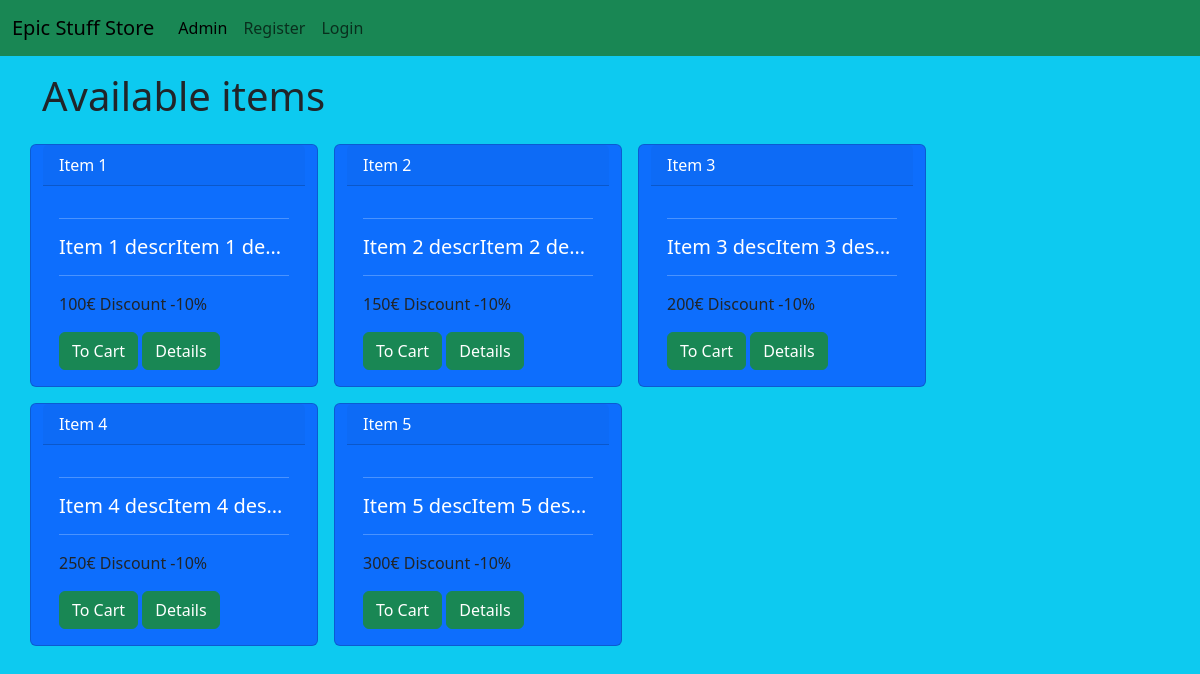
The page / on the database its author committed.
### items/models.py (models this page shows, shortened)
class StoreItem(models.Model):
    title = models.CharField(max_length=50)
    description = models.CharField(max_length=500)
    origin = models.CharField(max_length=20)
    brand = models.CharField(max_length=20)
    category = models.CharField(max_length=20)
    price = models.PositiveIntegerField()
    discount = models.PositiveIntegerField()
    amount_sold = models.PositiveIntegerField()

### items/views.py (the view)
# urls.py: path("", views.home, name="home"),
def home(request):
    items = models.StoreItem.objects.all()
    if request.method == "POST":
        search = request.POST.get("search")
        return render(request, "search_result.html", context={"search": search, "item": items})
    return render(request, "home.html", context={"items": items})

### items/templates/home.html
{% extends "base.html" %}
{% block body %}
  <h1 class="mt-3">Available items</h1>
  <div class="col-12">
    <div class="row">
      {% for item in items %}
        <div class="card text-bg-primary me-3 mt-3" style="max-width: 18rem;">
          <div class="card-header">{{ item.title }}</div>
          <div class="card-body">
            <hr>
            <h5 class="card-title text-truncate">{{ item.description }}</h5>
            <hr>
            <p class="text-dark">{{ item.price }}€ Discount -{{ item.discount }}%</p>
            <a href="#" class="btn btn-success">To Cart</a>
            <a href="item/{{item.pk}}" class="btn btn-success">Details</a>
          </div>
        </div>
      {% endfor %}
    </div>
  {% endblock body %}

### templates/base.html (shortened to what this page needs)
<!doctype html>
<html class=" bg-info text-dark" lang="en">
  <head>
    <link href="https://cdn.jsdelivr.net/npm/bootstrap@5.3.2/dist/css/bootstrap.min.css" rel="stylesheet">
  </head>
  <body class=" bg-info text-dark">
    <nav class="navbar navbar-expand-lg bg-success text-white">
      <div class="container-fluid">
        <a class="navbar-brand" href="{% url 'home' %}">Epic Stuff Store</a>
        <div class="collapse navbar-collapse" id="navbarSupportedContent">
          <ul class="navbar-nav me-auto mb-2 mb-lg-0">
            <li class="nav-item">
              <a class="nav-link active" href="admin/">Admin</a>
            </li>
            {% if user.is_authenticated %}
              <li class="nav-item">
                <a class="nav-link" href="{% url 'logout' %}">Log out</a>
              </li>
            {% else %}
              <li class="nav-item">
                <a class="nav-link" href="{% url 'register' %}">Register</a>
              </li>
              <li class="nav-item">
                <a class="nav-link" href="{% url 'login' %}">Login</a>
              </li>
            {% endif %}
          </ul>
        </div>
      </div>
    </nav>
    <div class="container">
      {% block body %}{% endblock body %}
    </div>
  </body>
</html>

### rows shown on the page
StoreItem: title "Item 1", description "Item 1 descrItem 1 de…", price "100", discount "10"
StoreItem: title "Item 2", description "Item 2 descrItem 2 de…", price "150", discount "10"
StoreItem: title "Item 3", description "Item 3 descItem 3 des…", price "200", discount "10"
StoreItem: title "Item 4", description "Item 4 descItem 4 des…", price "250", discount "10"
StoreItem: title "Item 5", description "Item 5 descItem 5 des…", price "300", discount "10"
